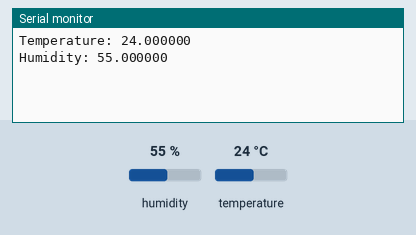
A sketch run on a simulated ESP8266 (NodeMCU). Shown: the last lines printed to the serial monitor. Inputs (shaded band) come from the test bench; at power-on: humidity 55 %, temperature 24 °C. WiFi joins after 1.5 s; servers stay silent unless stated.

Above: at 3.0 s.
3.1 s: humidity set to 22 %
At 4.4 s:
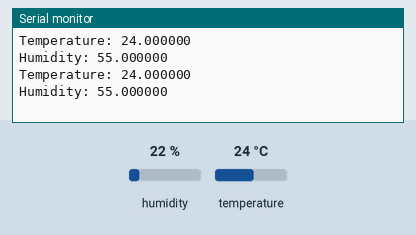
4.6 s: temperature set to 12 °C
At 6.0 s:
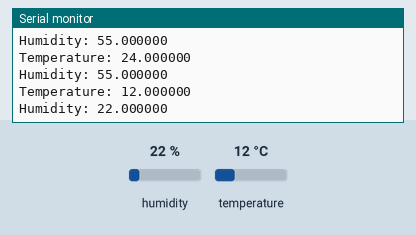
6.1 s: humidity set to 40 %
At 7.6 s:
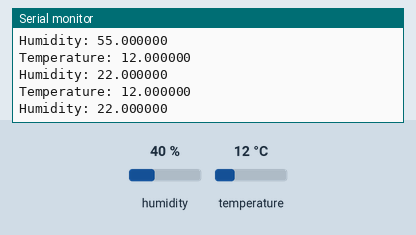
Timing chart, 0 to 9.1 s (numbered marks = the images above; inputs shaded):
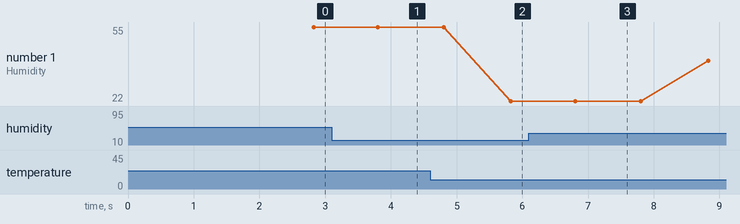

Measured:
- after the input at 4.6 s, the serial monitor: prints a new line after 1.2 s (image 2)
- plotted number 1: 22 → 40 after the input at 6.1 s

The sketch:

temp_hum_sensor.ino
```cpp
/**
 * Author: Rodrigo Figueiredo
 *     rodrigofigueiredo@tecnico.ulisboa.pt
 * Last change: 12/03/2019
 *
 */

#define BLYNK_PRINT Serial


#include <ESP8266WiFi.h>
#include <BlynkSimpleEsp8266.h>
#include <DHT.h>

char auth[] = "9062029bd98c41c89355e4817dd81975";

char ssid[] = "CandyMachine";
char pass[] = "abcd1234";

const int MaxTemp = 20;
const int MaxHum = 50;

#define DHTPIN 2          // What digital pin we're connected to

// Uncomment whatever type you're using!
#define DHTTYPE DHT11     // DHT 11

DHT dht(DHTPIN, DHTTYPE);
BlynkTimer timer;
WidgetLED ledt(V0);
WidgetLED ledh(V1);

// This function sends Arduino's up time every second to Virtual Pin (5).
// In the app, Widget's reading frequency should be set to PUSH. This means
// that you define how often to send data to Blynk App.

void sendSensor()
{
  float h = dht.readHumidity();
  float t = dht.readTemperature(); // or dht.readTemperature(true) for Fahrenheit

  if (isnan(h) || isnan(t)) {
    Serial.println("Failed to read from DHT sensor!");
    return;
  }
  // You can send any value at any time.
  // Please don't send more that 10 values per second.
  Blynk.virtualWrite(V5, h);
  Blynk.virtualWrite(V6, t);
  Serial.printf("Temperature: %f\n", t);
  Serial.printf("Humidity: %f\n", h);
  if(h > MaxHum)
    ledt.on();
  else
    ledt.off();

  if(t > MaxTemp)
    ledh.on();
  else
    ledh.off();
}

void setup()
{
  // Debug console
  Serial.begin(9600);

  Blynk.begin(auth, ssid, pass);

  dht.begin();

  // Setup a function to be called every second
  timer.setInterval(1000L, sendSensor);
}

void loop()
{
  Blynk.run();
  timer.run();
}
```
